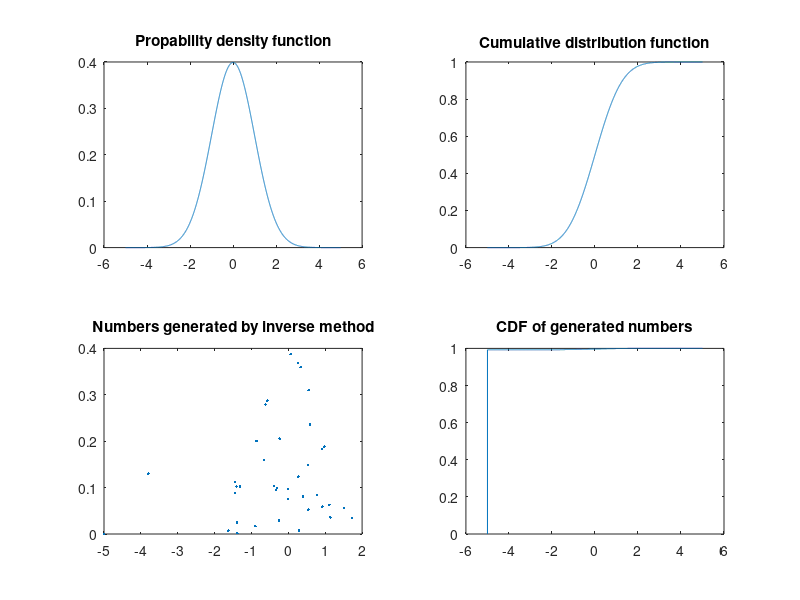

Write MATLAB code to recreate this figure.
close all; % cleaning
clear all;

mi = 0;
sigma = 1; 
sigma_2 = 1;
r=5;

number_of_samples = 5000;

x = linspace(-r,r,number_of_samples);

seed = 0.712;  % initial seed for random number generator
seed2 = 0.813; % initial seed for random number generator


y = zeros(1,number_of_samples);
y(1) = seed;
r_ = zeros(1,number_of_samples);
r_(1) = seed2;

y_ = zeros(1,number_of_samples);
cdf_in_1 = zeros(1,number_of_samples);

y(1) = -r+(2*r)*(sawtooth(20*y(1)*pi)+1)/2;
r_(1) = (sawtooth(20*r_(1)*pi)+1)/2;

for i = 2:1:number_of_samples
   y(i) = -r+(2*r)*(sawtooth(20*y(i-1)*pi)+1)/2;
   r_(i) = (sawtooth(20*r_(i-1)*pi)+1)/2;
   while (r_(i) > 1/(sqrt(2*pi*sigma_2))*exp(-1*(y(i)-mi).*(y(i)-mi)/2/sigma_2))
       y(i) = -r+(2*r)*(sawtooth(20*y(i)*pi)+1)/2;
       r_(i) = (sawtooth(20*r_(i)*pi)+1)/2;
   end
end

%random numbers
%figure(1);
%plot(r_,'.');
%title('Random numbers generated');

% 2x
figure(2);

for i=1:1:number_of_samples

    cdf_in_1(i) = sum(y < x(i))/number_of_samples;

end

subplot(2,2,1);
plot(x,1/(sqrt(2*pi*sigma_2))*exp(-1*(x-mi).*(x-mi)/2/sigma_2));
title('Propability density function');
subplot(2,2,2);
plot(x,1/2*(1+erf((x-mi)/(sigma*sqrt(2)))));
title('Cumulative distribution function');
subplot(2,2,3);
plot(y,r_,'.');
title('Numbers generated by inverse method');
subplot(2,2,4);
stairs(x,cdf_in_1);
title('CDF of generated numbers');